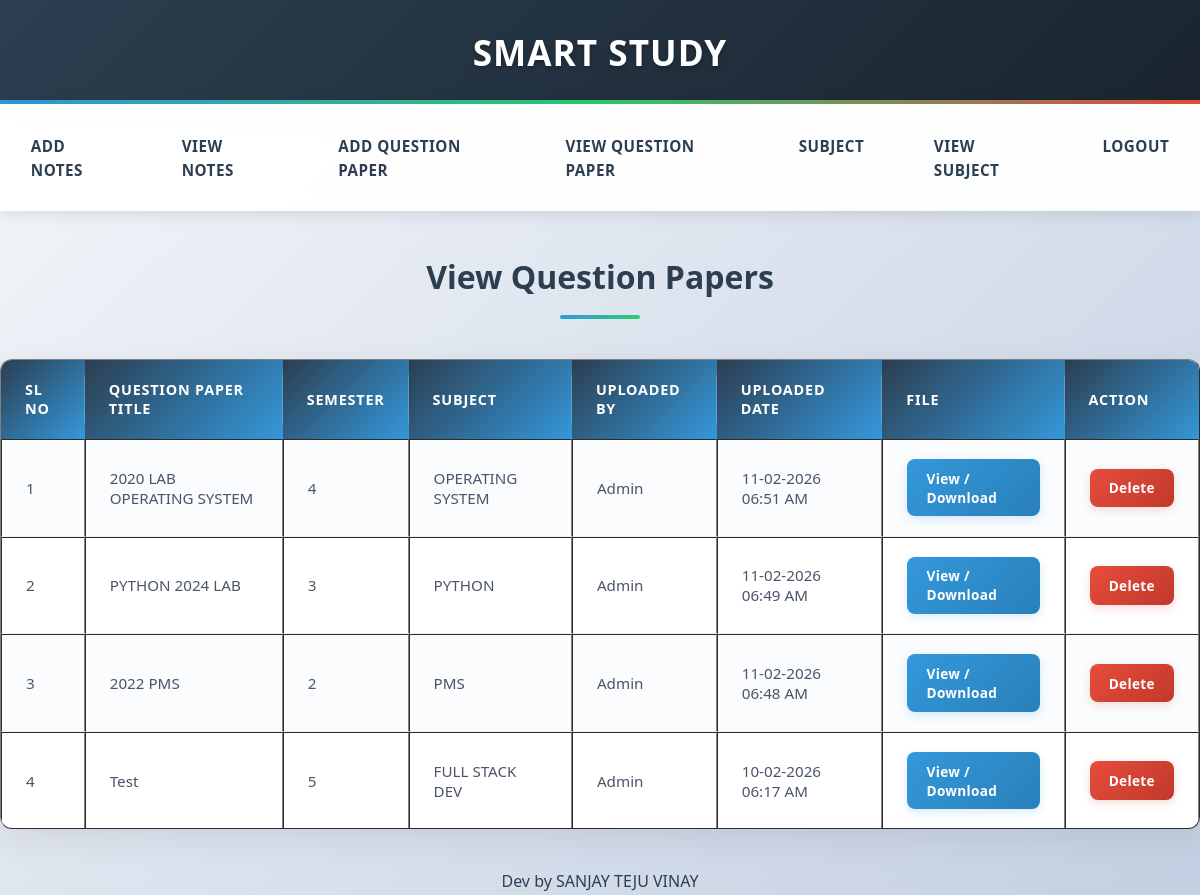
The app's page /viewqp.php (signed in) with its own data.
### tables this page shows
CREATE TABLE `question_paper` (
  `id` int(11) NOT NULL,
  `qptitle` varchar(255) NOT NULL,
  `uploadby` varchar(100) DEFAULT NULL,
  `uploaddate` datetime DEFAULT NULL,
  `sem` int(11) DEFAULT NULL,
  `subject` int(11) DEFAULT NULL,
  `file` varchar(255) DEFAULT NULL
);

CREATE TABLE `subject` (
  `subject` varchar(20) NOT NULL,
  `id` int(11) NOT NULL,
  `semester` int(20) NOT NULL
);

### viewqp.php (the view)
<?php
include 'adminheader.php';
include 'dbconfig.php';
?>
<link rel="stylesheet" href="style.css"/>
<center><h3>View Question Papers</h3></center>
<table border="1" width="100%" cellpadding="10" cellspacing="0">
    <tr>
        <th>Sl No</th>
        <th>Question Paper Title</th>
        <th>Semester</th>
        <th>Subject</th>
        <th>Uploaded By</th>
        <th>Uploaded Date</th>
        <th>File</th>
        <th>Action</th>
    </tr>
<?php
$qry = "
    SELECT
        q.id,
        q.qptitle,
        q.sem,
        q.uploadby,
        q.uploaddate,
        q.file,
        s.subject
    FROM question_paper q
    JOIN subject s ON q.subject = s.id
    ORDER BY q.id DESC
";
$res = mysqli_query($conn, $qry);
$i = 1;
while ($row = mysqli_fetch_assoc($res)) {
?>
    <tr>
        <td><?php echo $i++; ?></td>
        <td><?php echo $row['qptitle']; ?></td>
        <td><?php echo $row['sem']; ?></td>
        <td><?php echo $row['subject']; ?></td>
        <td><?php echo $row['uploadby']; ?></td>
        <td><?php echo date("d-m-Y h:i A", strtotime($row['uploaddate'])); ?></td>
        <td>
            <a href="<?php echo $row['file']; ?>" target="_blank" class="btn btn-view">
                View / Download
            </a>
        </td>
        <td>
            <a href="delete_questionpaper.php?id=<?php echo $row['id']; ?>"
               onclick="return confirm('Are you sure you want to delete this question paper?');"
               class="btn btn-delete">
                Delete
            </a>
        </td>
    </tr>
<?php } ?>
</table>
<?php include 'footer.php'; ?>

### style.css (style rules this page uses)
* { margin: 0; padding: 0; box-sizing: border-box; font-family: "Segoe UI", system-ui, -apple-system, sans-serif; }
body { background: linear-gradient(135deg, #f5f7fa 0%, #c3cfe2 100%); color: #2c3e50; min-height: 100vh; line-height: 1.6; }
h2, h3 { text-align: center; color: #2c3e50; margin: 2.5rem 0 2rem; font-size: 2rem; font-weight: 700; position: relative; padding-bottom: 1rem; }
h2::after, h3::after { content: ''; position: absolute; bottom: 0; left: 50%; transform: translateX(-50%); width: 80px; height: 4px; background: linear-gradient(90deg, #3498db, #2ecc71); border-radius: 2px; }
table { width: 100%; border-collapse: separate; border-spacing: 0; background: white; border-radius: 12px; overflow: hidden; box-shadow: 0 10px 35px rgba(0,0,0,0.08); margin: 2.5rem auto; animation: fadeIn 0.6s ease-out 0.2s both; }
table th { background: linear-gradient(135deg, #2c3e50 0%, #3498db 100%); color: white; padding: 1.3rem 1.5rem; text-align: left; font-weight: 600; text-transform: uppercase; letter-spacing: 0.8px; font-size: 0.9rem; border: none; position: relative; }
table th::after { content: ''; position: absolute; right: 0; top: 20%; height: 60%; width: 1px; background: rgba(255,255,255,0.2); }
table th:last-child::after { display: none; }
table td { padding: 1.2rem 1.5rem; border-bottom: 1px solid #eef2f7; font-size: 0.95rem; color: #4a5568; transition: all 0.2s ease; }
table tr { transition: all 0.2s ease; }
table tr:nth-child(even) { background: #fafcfd; }
table tr:last-child td { border-bottom: none; }
.btn { padding: 0.6rem 1.2rem; text-decoration: none; font-size: 0.85rem; font-weight: 600; border-radius: 8px; display: inline-flex; align-items: center; gap: 0.4rem; transition: all 0.3s ease; border: none; cursor: pointer; letter-spacing: 0.3px; }
.btn-view { background: linear-gradient(135deg, #3498db 0%, #2980b9 100%); color: white; box-shadow: 0 3px 10px rgba(52, 152, 219, 0.2); }
.btn-delete { background: linear-gradient(135deg, #e74c3c 0%, #c0392b 100%); color: white; box-shadow: 0 3px 10px rgba(231, 76, 60, 0.2); }

### records on screen
question_paper: qptitle "2020 LAB OPERATING SYSTEM", sem "4", subject.subject "OPERATING SYSTEM", uploadby "Admin", uploaddate "11-02-2026 06:51 AM"
question_paper: qptitle "PYTHON 2024 LAB", sem "3", subject.subject "PYTHON", uploadby "Admin", uploaddate "11-02-2026 06:49 AM"
question_paper: qptitle "2022 PMS", sem "2", subject.subject "PMS", uploadby "Admin", uploaddate "11-02-2026 06:48 AM"
question_paper: qptitle "Test", sem "5", subject.subject "FULL STACK DEV", uploadby "Admin", uploaddate "10-02-2026 06:17 AM"
